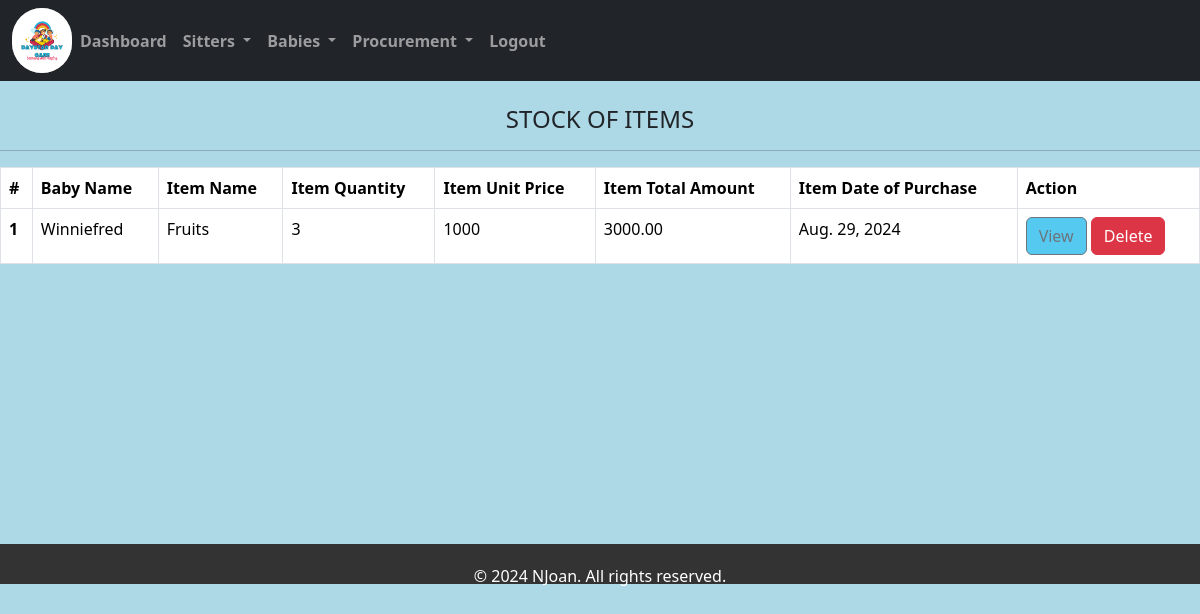
Page /shopstock/ on the earlier database version.
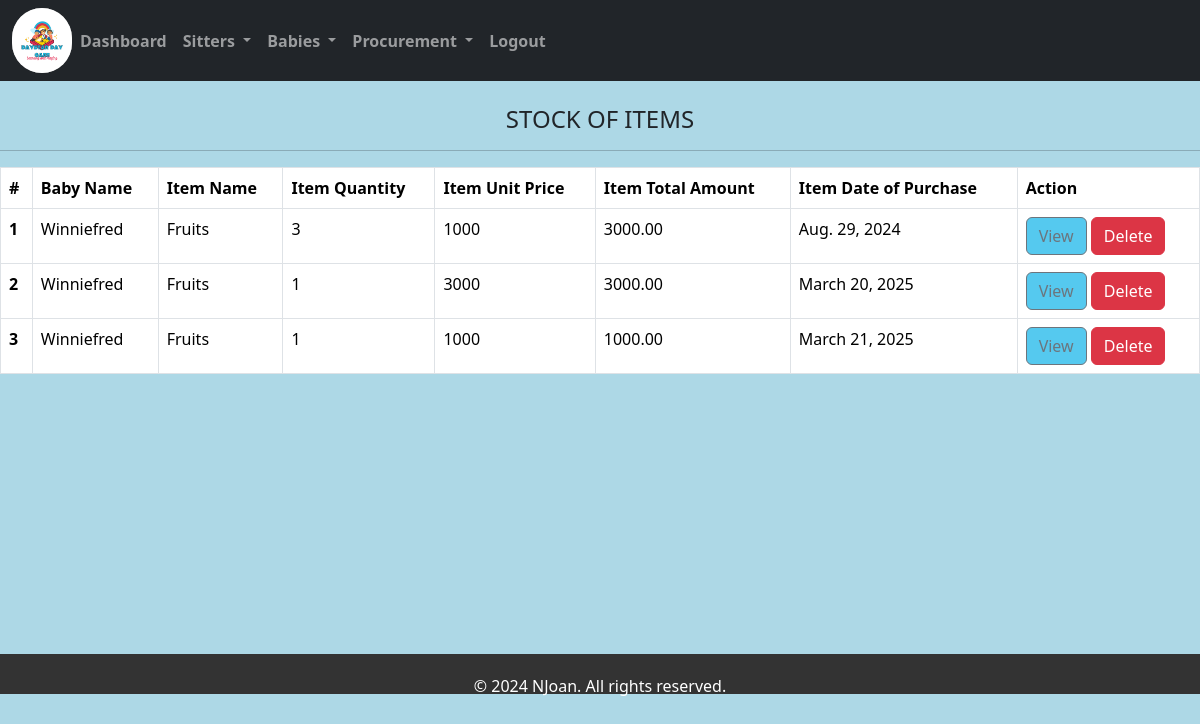
Same page on the later database version.
### home/models.py (models this page shows, shortened)
class Shopform(models.Model):
    ITEM_CHOICES = (
        ('Fruits', 'Fruits'),
        ('Diapers', 'Diapers'),
        ('Milk', 'Milk'),
        ('Toys', 'Toys'),
    )
    baby_names = models.ForeignKey(Babesform, on_delete=models.CASCADE, null=True)
    item_name = models.CharField(max_length=100, choices=ITEM_CHOICES)
    quantity = models.IntegerField(default=0, null=True, blank=True)
    Date_of_purchase = models.DateField(default=timezone.now)
    unit_price = models.IntegerField(default=0)
    total_amount = models.DecimalField(max_digits=10, decimal_places=2, default=0.00)

class Babesform(models.Model):
    category_stay=models.CharField(max_length=200)
    baby_name = models.CharField(max_length=200)
    age = models.CharField(max_length=200, default=0)
    gender = models.CharField(max_length=100)
    location = models.CharField(max_length=50, null=True, default=None)
    sponsor = models.CharField(max_length=200)
    parentsname = models.CharField(max_length=200)
    babysno = models.CharField(max_length=200, default=0)
    timein = models.DateTimeField()
    brought_by = models.CharField(max_length=200)
    def __str__(self):
        return self.baby_name

### home/views.py (the view)
# urls.py: path('shopstock/',views.shopstock, name='shopstock'),
def shopstock(request):
    shopstock = Shopform.objects.all()
    return render(request, 'shopstock.html', {'shopstock': shopstock})

### home/templates/shopstock.html (shortened to what this page needs)
{% extends 'base.html' %}
{% load static %}
{% block content %}
<br>
<div class="table-container">
    <h4>STOCK OF ITEMS</h4>
    <hr>
</div>
<table class="table table-bordered">
    <thead class="thead-dark">
        <tr>
            <th scope="col">#</th>
            <th scope="col">Baby Name</th>
            <th scope="col">Item Name</th>
            <th scope="col">Item Quantity</th>
            <th scope="col">Item Unit Price</th>
            <th scope="col">Item Total Amount</th>
            <th scope="col">Item Date of Purchase</th>
            <th scope="col">Action</th>
        </tr>
    </thead>
    <tbody>
        {% for item in shopstock %}
        <tr>
            <th scope="row">{{ item.id }}</th>
            <td>{{ item.baby_names }}</td>
            <td>{{ item.item_name }}</td>
            <td>{{ item.quantity }}</td>
            <td>{{ item.unit_price }}</td>
            <td>{{ item.total_amount }}</td>
            <td>{{ item.Date_of_purchase }}</td>
            <td><a href="{% url 'shopstockview' id=item.id %}" class="btn btn-outline-secondary" style="background-color: rgb(85, 201, 239)">View</a>
                <form action="{% url 'itemdelete' id=item.id %}" method="post" style="display:inline;" onsubmit="return confirmDelete();">
                    <button type="submit" class="btn btn-danger">Delete</button>
                  </form>
           </td>
        </tr>
        {% endfor %}
    </tbody>
</table>
<br><br><br><br><br><br><br><br><br><br><br>
{% endblock %}

### home/templates/base.html (shortened to what this page needs)
{% load static %}
<!DOCTYPE html>
<html lang="en">
<head>
    <link rel="stylesheet" href="https://cdn.jsdelivr.net/npm/bootstrap@5.3.3/dist/css/bootstrap.min.css">
</head>
<body>
    <nav class="navbar navbar-expand-lg navbar-dark bg-dark justify-content-end">
        <div class="container-fluid">
            <img src="../static/Images/CAPTAIN.png"
          style="  border-radius: 100px; height: 65px;width: 60px; text-align: center; background-color: rgb(164, 164, 164) " >
            <div class="collapse navbar-collapse" id="navbarNavDropdown">
                <ul class="navbar-nav">
                    <li class="nav-item">
                        <a class="nav-link" href="/dash"><b>Dashboard</b></a>
                    </li>
                    <li class="nav-item dropdown">
                        <a class="nav-link dropdown-toggle" href="#" id="navbarDropdownMenuLink" role="button" data-bs-toggle="dropdown" aria-expanded="false">
                            <b>Sitters</b>
                        </a>
                    </li>
                    <li class="nav-item dropdown">
                        <a class="nav-link dropdown-toggle" href="#" id="navbarDropdownMenuLink" role="button" data-bs-toggle="dropdown" aria-expanded="false">
                            <b>Babies</b>
                        </a>
                    </li>
                    <li class="nav-item dropdown">
                        <a class="nav-link dropdown-toggle" href="#" id="navbarDropdownMenuLink" role="button" data-bs-toggle="dropdown" aria-expanded="false">
                            <b>Procurement</b>
                        </a>
                    </li>
                    <li class="nav-item">
                        <a class="nav-link" href="/"><b>Logout</b></a>
                    </li>
                </ul>
            </div>
        </div>
    </nav>
        {% block content %}
        {% endblock %}
</body>
<footer>
    <p>&copy; 2024 NJoan. All rights reserved.</p>
  </footer>
</html>

### home/templates/shopstock.html (style rules this page uses)
body { background-color: lightblue; }
h4 { text-align: center; }

### home/templates/base.html (style rules this page uses)
footer { background-color: #333; color: #fff; text-align: center; padding: 20px 0; bottom: 0; width: 100%; height:20px }

Differences in the rows shown:
added Shopform: id "2", baby_names "Winniefred", item_name "Fruits", quantity "1", unit_price "3000", total_amount "3000.00", Date_of_purchase "March 20, 2025"
added Shopform: id "3", baby_names "Winniefred", item_name "Fruits", quantity "1", unit_price "1000", total_amount "1000.00", Date_of_purchase "March 21, 2025"
